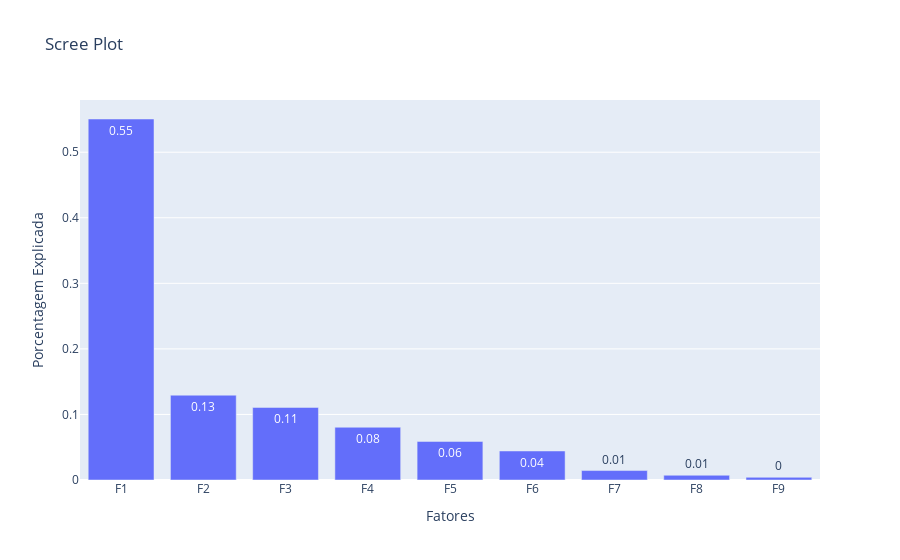

The notebook cell saved with this chart:
### Code cell
fig=px.bar(x=fatores, y=pca.explained_variance_ratio_, 
       text=np.around(pca.explained_variance_ratio_, decimals=2),
        title='Scree Plot')
fig.update_layout(yaxis = {'title': 'Porcentagem Explicada'},
                  xaxis = {'title' : 'Fatores'})

### Figure 1 — Plotly figure (JSON) as saved in the notebook; plotly's stock layout.template omitted (floating-point values rounded to 4 significant figures)
{"data": [{"alignmentgroup": "True", "hovertemplate": "x=%{x}<br>y=%{y}<br>text=%{text}<extra></extra>", "legendgroup": "", "marker": {"color": "#636efa", "pattern": {"shape": ""}}, "name": "", "offsetgroup": "", "orientation": "v", "showlegend": false, "text": [0.55, 0.13, 0.11, 0.08, 0.06, 0.04, 0.01, 0.01, 0], "textposition": "auto", "type": "bar", "x": ["F1", "F2", "F3", "F4", "F5", "F6", "F7", "F8", "F9"], "xaxis": "x", "y": [0.5507, 0.1294, 0.1107, 0.08045, 0.05881, 0.04426, 0.01441, 0.00723, 0.004094], "yaxis": "y"}], "layout": {"barmode": "relative", "legend": {"tracegroupgap": 0}, "title": {"text": "Scree Plot"}, "xaxis": {"anchor": "y", "domain": [0, 1], "title": {"text": "Fatores"}}, "yaxis": {"anchor": "x", "domain": [0, 1], "title": {"text": "Porcentagem Explicada"}}}}
